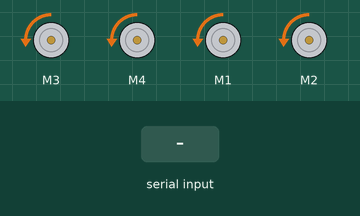
The sketch below on a simulated Arduino Uno, built with avr-gcc and run on an emulated ATmega328P. On the bench: 4 × DC motor (green arrow = forward, orange = backward, longer = faster). The inputs (shaded band) are chosen by the test bench.

Above: at 1.2 s.
1.3 s: "30,150\n" received over Serial
At 1.55 s:
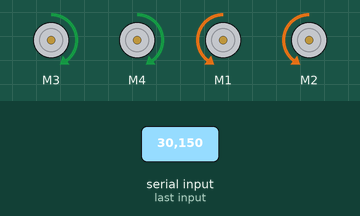
3.3 s: "5\n" received over Serial
At 5.2 s:
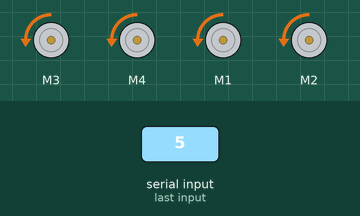
Timing chart, 0 to 6.7 s (numbered marks = the images above; inputs shaded):
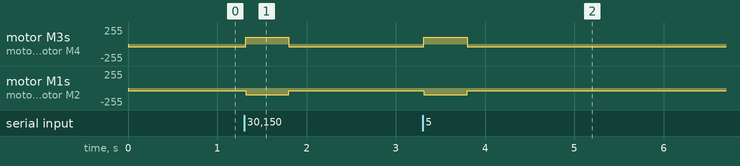

Measured:
- after the input at 1.3 s, motor M3, motor M4: backward 40/255 → forward 99/255 at once, → backward 40/255 0.48 s later; motor M1, motor M2: backward 40/255 → backward 99/255 at once, → backward 40/255 0.48 s later
- after the input at 3.3 s, motor M3, motor M4: backward 40/255 → forward 100/255 at once, → backward 40/255 0.49 s later; motor M1, motor M2: backward 40/255 → backward 100/255 at once, → backward 40/255 0.49 s later

The sketch:

MarsAutoCar.ino
```cpp
#include <Wire.h>
#include <Adafruit_MotorShield.h>

//#define DEBUG

Adafruit_MotorShield AFMS = Adafruit_MotorShield();

Adafruit_DCMotor *motorRF = AFMS.getMotor(1);
Adafruit_DCMotor *motorRB = AFMS.getMotor(2);
Adafruit_DCMotor *motorLF = AFMS.getMotor(3);
Adafruit_DCMotor *motorLB = AFMS.getMotor(4);

void setup() {
  Serial.begin(9600);
  Serial.setTimeout(10);
  AFMS.begin();

  setLeft(40);
  setRight(40);
}

void loop() {
  static float X, Z;

  static unsigned long lastSensedTime = millis();

  unsigned long currentTime = millis();

  if(currentTime - lastSensedTime > 500){
    setLeft(40);
    setRight(40);
    lastSensedTime = currentTime;
    return;
  }

  if(!getCoords(X,Z)) return;


  lastSensedTime = currentTime;

  #define RANGE 38

  if(X < RANGE && X >= 0){
    int turningSpeed = map(Z, 1, 1500, 100, 80);
    setLeft(map(Z, 1, 1500, -100, -80));
    setRight(turningSpeed);
  }
  else if(X > -RANGE && X <= 0){
    int turningSpeed = map(Z, 1, 1500, 100, 80);
    setLeft(turningSpeed);
    setRight(map(Z, 1, 1500, -100, -80));
  }
  else{
    setLeft(40);
    setRight(40);
  }
}

void setLeft(int spd){
  motorLF->setSpeed(abs(spd));
  motorLB->setSpeed(abs(spd));
  motorLF->run((spd >= 0 ? BACKWARD : FORWARD));
  motorLB->run((spd >= 0 ? BACKWARD : FORWARD));
}

void setRight(int spd){
  motorRF->setSpeed(abs(spd));
  motorRB->setSpeed(abs(spd));
  motorRF->run((spd >= 0 ? BACKWARD : FORWARD));
  motorRB->run((spd >= 0 ? BACKWARD : FORWARD));
}

bool getCoords(float& X, float& Z){

  if(!Serial.available()) return false;

  String data = Serial.readString();

  int commaIndex = data.indexOf(',');
  X = data.substring(0,commaIndex).toFloat();
  Z = data.substring(commaIndex + 1, data.length()).toFloat();

  #ifdef DEBUG
  Serial.println(data);
  Serial.println(X);
  Serial.println(Z);
  #endif

  return true;
}
```
